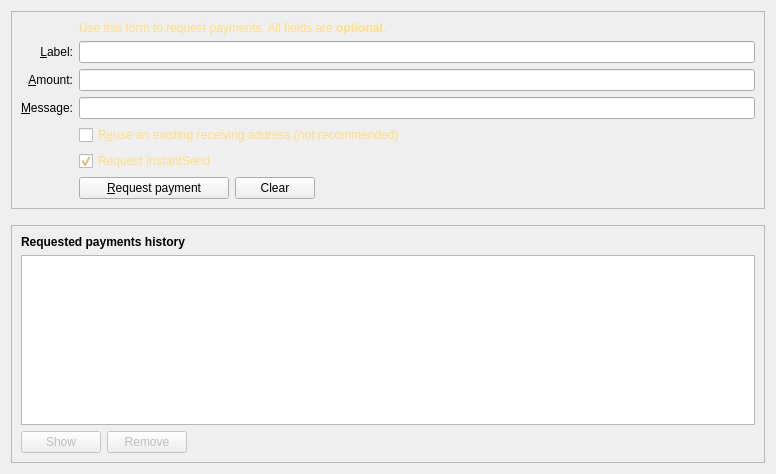
<?xml version="1.0" encoding="UTF-8"?>
<ui version="4.0">
 <class>ReceiveCoinsDialog</class>
 <widget class="QWidget" name="ReceiveCoinsDialog">
  <property name="geometry">
   <rect>
    <x>0</x>
    <y>0</y>
    <width>776</width>
    <height>474</height>
   </rect>
  </property>
  <layout class="QVBoxLayout" name="verticalLayout" stretch="0,0,1">
   <item>
    <widget class="QFrame" name="frame2">
     <property name="sizePolicy">
      <sizepolicy hsizetype="Preferred" vsizetype="Expanding">
       <horstretch>0</horstretch>
       <verstretch>0</verstretch>
      </sizepolicy>
     </property>
     <property name="frameShape">
      <enum>QFrame::StyledPanel</enum>
     </property>
     <property name="frameShadow">
      <enum>QFrame::Sunken</enum>
     </property>
     <layout class="QVBoxLayout" name="verticalLayout_3">
      <item>
       <layout class="QGridLayout" name="gridLayout">
        <item row="7" column="2">
         <widget class="QCheckBox" name="reuseAddress">
          <property name="toolTip">
           <string>Reuse one of the previously used receiving addresses.&lt;br&gt;Reusing addresses has security and privacy issues.&lt;br&gt;Do not use this unless re-generating a payment request made before.</string>
          </property>
          <property name="styleSheet">
           <string notr="true">color: rgb(255, 223, 128);</string>
          </property>
          <property name="text">
           <string>R&amp;euse an existing receiving address (not recommended)</string>
          </property>
         </widget>
        </item>
        <item row="7" column="0">
         <widget class="QLabel" name="label_4">
          <property name="text">
           <string/>
          </property>
         </widget>
        </item>
        <item row="6" column="0">
         <widget class="QLabel" name="label_3">
          <property name="toolTip">
           <string>An optional message to attach to the payment request, which will be displayed when the request is opened. Note: The message will not be sent with the payment over the AurumCoinHunter network.</string>
          </property>
          <property name="text">
           <string>&amp;Message:</string>
          </property>
          <property name="alignment">
           <set>Qt::AlignRight|Qt::AlignTrailing|Qt::AlignVCenter</set>
          </property>
          <property name="buddy">
           <cstring>reqMessage</cstring>
          </property>
         </widget>
        </item>
        <item row="4" column="2">
         <widget class="QLineEdit" name="reqLabel">
          <property name="toolTip">
           <string>An optional label to associate with the new receiving address.</string>
          </property>
         </widget>
        </item>
        <item row="6" column="2">
         <widget class="QLineEdit" name="reqMessage">
          <property name="toolTip">
           <string>An optional message to attach to the payment request, which will be displayed when the request is opened.&lt;br&gt;Note: The message will not be sent with the payment over the AurumCoinHunter network.</string>
          </property>
         </widget>
        </item>
        <item row="2" column="2">
         <widget class="QLabel" name="label_5">
          <property name="styleSheet">
           <string notr="true">color: rgb(255, 223, 128);</string>
          </property>
          <property name="text">
           <string>Use this form to request payments. All fields are &lt;b&gt;optional&lt;/b&gt;.</string>
          </property>
         </widget>
        </item>
        <item row="4" column="0">
         <widget class="QLabel" name="label_2">
          <property name="toolTip">
           <string>An optional label to associate with the new receiving address.</string>
          </property>
          <property name="text">
           <string>&amp;Label:</string>
          </property>
          <property name="alignment">
           <set>Qt::AlignRight|Qt::AlignTrailing|Qt::AlignVCenter</set>
          </property>
          <property name="buddy">
           <cstring>reqLabel</cstring>
          </property>
         </widget>
        </item>
        <item row="5" column="0">
         <widget class="QLabel" name="label">
          <property name="toolTip">
           <string>An optional amount to request. Leave this empty or zero to not request a specific amount.</string>
          </property>
          <property name="text">
           <string>&amp;Amount:</string>
          </property>
          <property name="alignment">
           <set>Qt::AlignRight|Qt::AlignTrailing|Qt::AlignVCenter</set>
          </property>
          <property name="buddy">
           <cstring>reqAmount</cstring>
          </property>
         </widget>
        </item>
        <item row="5" column="2">
         <widget class="BitcoinAmountField" name="reqAmount">
          <property name="minimumSize">
           <size>
            <width>80</width>
            <height>0</height>
           </size>
          </property>
          <property name="toolTip">
           <string>An optional amount to request. Leave this empty or zero to not request a specific amount.</string>
          </property>
         </widget>
        </item>
        <item row="9" column="2">
         <layout class="QHBoxLayout" name="horizontalLayout">
          <item>
           <widget class="QPushButton" name="receiveButton">
            <property name="minimumSize">
             <size>
              <width>150</width>
              <height>0</height>
             </size>
            </property>
            <property name="text">
             <string>&amp;Request payment</string>
            </property>
           </widget>
          </item>
          <item>
           <widget class="QPushButton" name="clearButton">
            <property name="sizePolicy">
             <sizepolicy hsizetype="Minimum" vsizetype="Fixed">
              <horstretch>0</horstretch>
              <verstretch>0</verstretch>
             </sizepolicy>
            </property>
            <property name="toolTip">
             <string>Clear all fields of the form.</string>
            </property>
            <property name="text">
             <string>Clear</string>
            </property>
            <property name="autoDefault">
             <bool>false</bool>
            </property>
           </widget>
          </item>
          <item>
           <spacer name="horizontalSpacer">
            <property name="orientation">
             <enum>Qt::Horizontal</enum>
            </property>
            <property name="sizeHint" stdset="0">
             <size>
              <width>40</width>
              <height>20</height>
             </size>
            </property>
           </spacer>
          </item>
         </layout>
        </item>
        <item row="9" column="0">
         <widget class="QLabel" name="label_7">
          <property name="text">
           <string/>
          </property>
         </widget>
        </item>
        <item row="8" column="2">
         <widget class="QCheckBox" name="checkUseInstantSend">
          <property name="styleSheet">
           <string notr="true">color: rgb(255, 223, 128);</string>
          </property>
          <property name="text">
           <string>Request InstantSend</string>
          </property>
          <property name="checked">
           <bool>true</bool>
          </property>
         </widget>
        </item>
       </layout>
      </item>
     </layout>
    </widget>
   </item>
   <item>
    <spacer name="verticalSpacer_2">
     <property name="orientation">
      <enum>Qt::Vertical</enum>
     </property>
     <property name="sizeHint" stdset="0">
      <size>
       <width>20</width>
       <height>10</height>
      </size>
     </property>
    </spacer>
   </item>
   <item>
    <widget class="QFrame" name="frame">
     <property name="sizePolicy">
      <sizepolicy hsizetype="Preferred" vsizetype="Expanding">
       <horstretch>0</horstretch>
       <verstretch>0</verstretch>
      </sizepolicy>
     </property>
     <property name="frameShape">
      <enum>QFrame::StyledPanel</enum>
     </property>
     <property name="frameShadow">
      <enum>QFrame::Raised</enum>
     </property>
     <layout class="QVBoxLayout" name="verticalLayout_2">
      <item>
       <widget class="QLabel" name="label_6">
        <property name="font">
         <font>
          <weight>75</weight>
          <bold>true</bold>
         </font>
        </property>
        <property name="text">
         <string>Requested payments history</string>
        </property>
       </widget>
      </item>
      <item>
       <widget class="QTableView" name="recentRequestsView">
        <property name="contextMenuPolicy">
         <enum>Qt::CustomContextMenu</enum>
        </property>
        <property name="tabKeyNavigation">
         <bool>false</bool>
        </property>
        <property name="sortingEnabled">
         <bool>true</bool>
        </property>
       </widget>
      </item>
      <item>
       <layout class="QHBoxLayout" name="horizontalLayout_2">
        <item>
         <widget class="QPushButton" name="showRequestButton">
          <property name="enabled">
           <bool>false</bool>
          </property>
          <property name="toolTip">
           <string>Show the selected request (does the same as double clicking an entry)</string>
          </property>
          <property name="text">
           <string>Show</string>
          </property>
          <property name="autoDefault">
           <bool>false</bool>
          </property>
         </widget>
        </item>
        <item>
         <widget class="QPushButton" name="removeRequestButton">
          <property name="enabled">
           <bool>false</bool>
          </property>
          <property name="toolTip">
           <string>Remove the selected entries from the list</string>
          </property>
          <property name="text">
           <string>Remove</string>
          </property>
          <property name="autoDefault">
           <bool>false</bool>
          </property>
         </widget>
        </item>
        <item>
         <spacer name="horizontalSpacer_2">
          <property name="orientation">
           <enum>Qt::Horizontal</enum>
          </property>
          <property name="sizeHint" stdset="0">
           <size>
            <width>40</width>
            <height>20</height>
           </size>
          </property>
         </spacer>
        </item>
       </layout>
      </item>
     </layout>
    </widget>
   </item>
  </layout>
 </widget>
 <customwidgets>
  <customwidget>
   <class>BitcoinAmountField</class>
   <extends>QLineEdit</extends>
   <header>bitcoinamountfield.h</header>
   <container>1</container>
  </customwidget>
 </customwidgets>
 <tabstops>
  <tabstop>reqLabel</tabstop>
  <tabstop>reqAmount</tabstop>
  <tabstop>reqMessage</tabstop>
  <tabstop>reuseAddress</tabstop>
  <tabstop>receiveButton</tabstop>
  <tabstop>clearButton</tabstop>
  <tabstop>recentRequestsView</tabstop>
  <tabstop>showRequestButton</tabstop>
  <tabstop>removeRequestButton</tabstop>
 </tabstops>
 <resources>
  <include location="../aurumcoinhunter.qrc"/>
 </resources>
 <connections/>
</ui>
